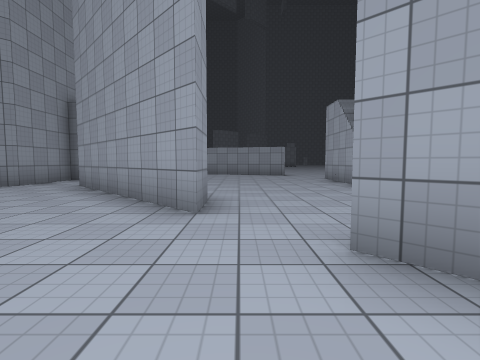
[1] (above)

14 first-person views from a walk through a Unity game level. The camera is 1.2 m above the floor, tilts 4° down and sees 85° across. The floor is counted in squares, 2 m on a side. Each view is taken from the middle of a square. On the plan, view 1 faces up. The plan holds only what a view shows up to about 9 squares ahead; the rest is blank. The place goes on beyond the plan. Surface patterns are stand-ins for the level's own textures.

[2]
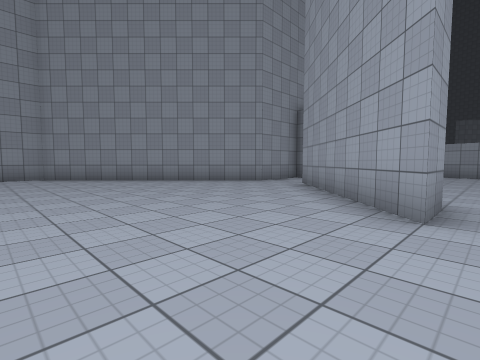

[3]
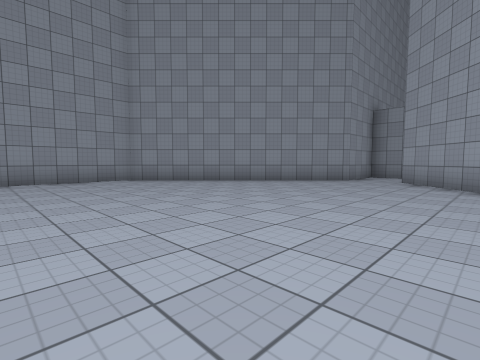

[4]
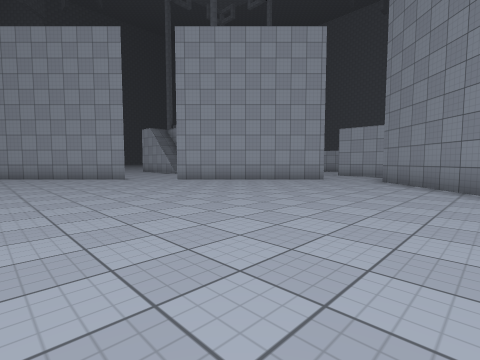

[5]
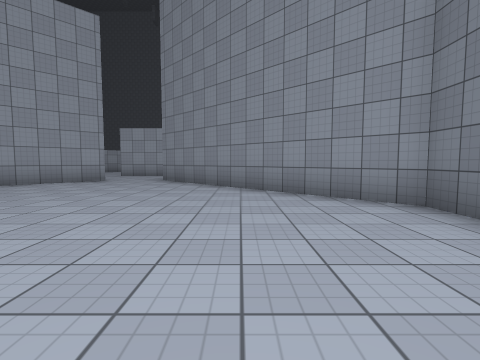

[6]
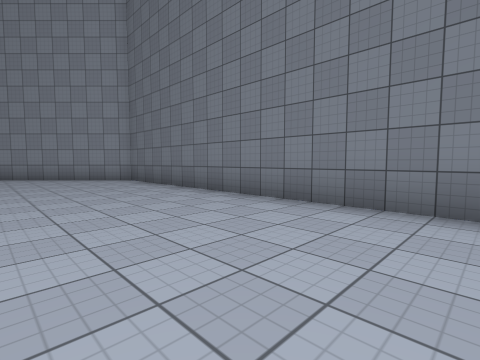

[7]
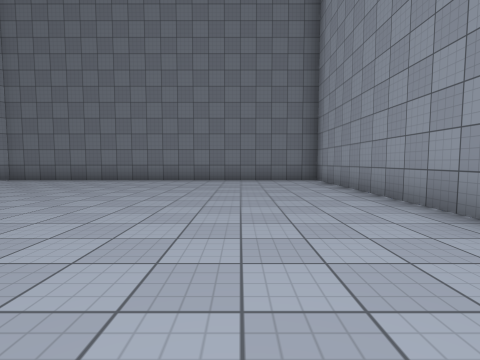

[8]
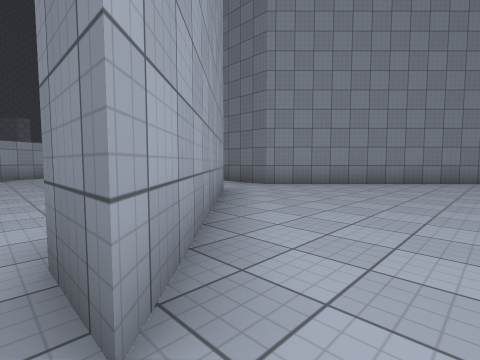

[9]
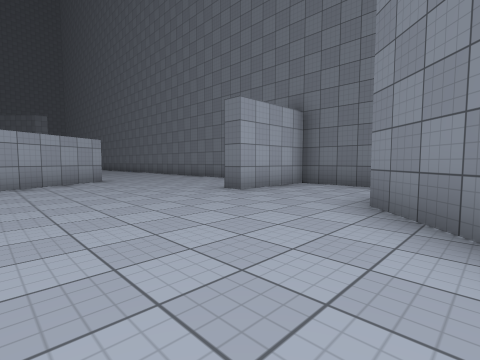

[10]
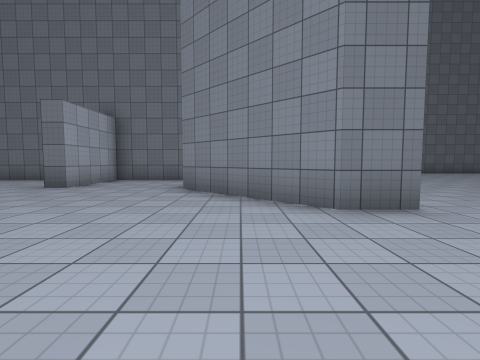

[11]
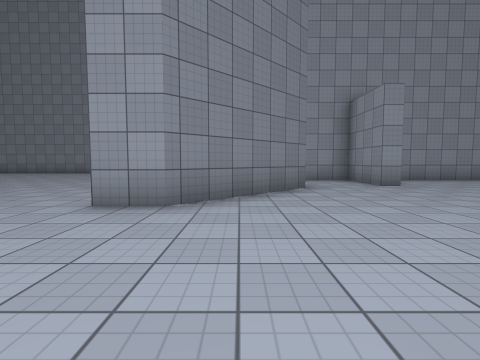

[12]
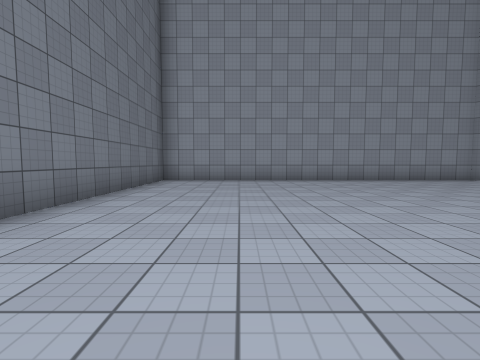

[13]
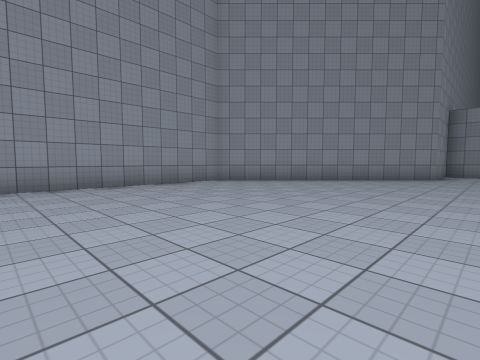

[14]
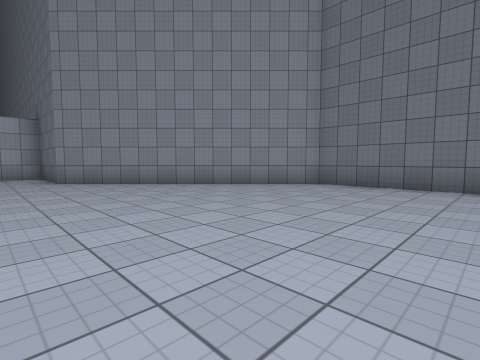

### Floor plan
Ten units are one square. View 1 is at (0, 0); x grows to the right and y downward. Boxes are objects, and circles mark ways between rooms. Rooms are numbered by the first view taken in them; rooms with no view inside come last. Other rooms are left out.
<svg viewBox="-110 -185 231 275">
<path fill="none" stroke="#000" d="M-12 -37 -33 -58M43 18 8 -17M-55 -65 -105 -15 -105 85 -5 85 45 35M30 -69 30 -90M-35 -91 -35 -85 -55 -85 -55 -65M-55 -129 -55 -102M116 -3 102 -27M-30 -65 -5 -40 -5 -30 -12 -37M-33 -58 -40 -65M8 -17 17 -17 43 8M70 10 75 10M93 35 109 35M45 35 70 35 70 10"/>
<circle cx="-45" cy="-60" r="3" fill="#2a7"/>
<circle cx="-5" cy="-30" r="3" fill="#2a7"/>
<circle cx="40" cy="25" r="3" fill="#2a7"/>
<circle cx="55" cy="10" r="3" fill="#2a7"/>
<text x="-40" y="20">1</text>
<text x="110" y="-180">2</text>
<text x="50" y="20">3</text>
</svg>
Room 1 opens to room 2. Room 1 opens to room 3. Room 2 opens to room 3.

Where each view was taken, in squares from view 1:
view 1: 0 up, 0 right, facing up
view 2: 0 up, 0 right, facing up-left
view 3: 2 down, 2 left, facing up-left
view 4: 6 down, 4 left, facing up-right
view 5: 6 down, 4 left, facing right
view 6: 5 down, 9 left, facing down-right
view 7: 0 up, 8 left, facing down
view 8: 2 up, 0 right, facing down-right
view 9: 3 up, 3 right, facing down-right
view 10: 5 up, 3 right, facing down
view 11: 5 up, 3 right, facing left
view 12: 6 down, 2 left, facing left
view 13: 4 down, 4 left, facing up-left
view 14: 2 down, 4 left, facing down-right
